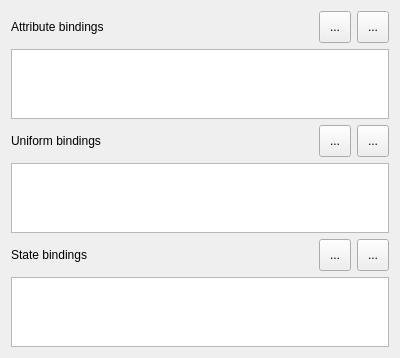
<?xml version="1.0" encoding="UTF-8"?>
<ui version="4.0">
 <class>mainWidget</class>
 <widget class="QWidget" name="mainWidget">
  <property name="geometry">
   <rect>
    <x>0</x>
    <y>0</y>
    <width>400</width>
    <height>335</height>
   </rect>
  </property>
  <property name="windowTitle">
   <string>Form</string>
  </property>
  <layout class="QGridLayout" name="gridLayout">
   <item row="0" column="0">
    <layout class="QVBoxLayout" name="mainVLayout">
     <item>
      <layout class="QHBoxLayout" name="attributeBindingsHLayout">
       <item>
        <widget class="QLabel" name="attributeBindingsLabel">
         <property name="text">
          <string>Attribute bindings</string>
         </property>
        </widget>
       </item>
       <item>
        <spacer name="attributeBindingsHSpacer">
         <property name="orientation">
          <enum>Qt::Horizontal</enum>
         </property>
         <property name="sizeHint" stdset="0">
          <size>
           <width>40</width>
           <height>20</height>
          </size>
         </property>
        </spacer>
       </item>
       <item>
        <widget class="QToolButton" name="attributeBindingsAddButton">
         <property name="minimumSize">
          <size>
           <width>32</width>
           <height>32</height>
          </size>
         </property>
         <property name="text">
          <string>...</string>
         </property>
        </widget>
       </item>
       <item>
        <widget class="QToolButton" name="attributeBindingsRemoveButton">
         <property name="minimumSize">
          <size>
           <width>32</width>
           <height>32</height>
          </size>
         </property>
         <property name="text">
          <string>...</string>
         </property>
        </widget>
       </item>
      </layout>
     </item>
     <item>
      <widget class="QTableView" name="attributeBindingsTabView"/>
     </item>
     <item>
      <layout class="QHBoxLayout" name="uniformBindingsHLayout">
       <item>
        <widget class="QLabel" name="uniformBindingsLabel">
         <property name="text">
          <string>Uniform bindings</string>
         </property>
        </widget>
       </item>
       <item>
        <spacer name="uniformBindingsHSpacer">
         <property name="orientation">
          <enum>Qt::Horizontal</enum>
         </property>
         <property name="sizeHint" stdset="0">
          <size>
           <width>40</width>
           <height>20</height>
          </size>
         </property>
        </spacer>
       </item>
       <item>
        <widget class="QToolButton" name="uniformBindingsAddButton">
         <property name="minimumSize">
          <size>
           <width>32</width>
           <height>32</height>
          </size>
         </property>
         <property name="text">
          <string>...</string>
         </property>
         <property name="iconSize">
          <size>
           <width>32</width>
           <height>32</height>
          </size>
         </property>
        </widget>
       </item>
       <item>
        <widget class="QToolButton" name="uniformBindingsRemoveButton">
         <property name="minimumSize">
          <size>
           <width>32</width>
           <height>32</height>
          </size>
         </property>
         <property name="text">
          <string>...</string>
         </property>
        </widget>
       </item>
      </layout>
     </item>
     <item>
      <widget class="QTableWidget" name="uniformBindingsTabView"/>
     </item>
     <item>
      <layout class="QHBoxLayout" name="stateBindingsHLayout">
       <item>
        <widget class="QLabel" name="stateBindingsLabel">
         <property name="text">
          <string>State bindings</string>
         </property>
        </widget>
       </item>
       <item>
        <spacer name="stateBindingsHSpacer">
         <property name="orientation">
          <enum>Qt::Horizontal</enum>
         </property>
         <property name="sizeHint" stdset="0">
          <size>
           <width>40</width>
           <height>20</height>
          </size>
         </property>
        </spacer>
       </item>
       <item>
        <widget class="QToolButton" name="stateBindingsAddButton">
         <property name="minimumSize">
          <size>
           <width>32</width>
           <height>32</height>
          </size>
         </property>
         <property name="text">
          <string>...</string>
         </property>
        </widget>
       </item>
       <item>
        <widget class="QToolButton" name="stateBindingsRemoveButton">
         <property name="minimumSize">
          <size>
           <width>32</width>
           <height>32</height>
          </size>
         </property>
         <property name="text">
          <string>...</string>
         </property>
        </widget>
       </item>
      </layout>
     </item>
     <item>
      <widget class="QTableWidget" name="stateBindingsTabView"/>
     </item>
     <item>
      <spacer name="mainVSpacer">
       <property name="orientation">
        <enum>Qt::Vertical</enum>
       </property>
       <property name="sizeHint" stdset="0">
        <size>
         <width>20</width>
         <height>40</height>
        </size>
       </property>
      </spacer>
     </item>
    </layout>
   </item>
  </layout>
 </widget>
 <resources/>
 <connections/>
</ui>
